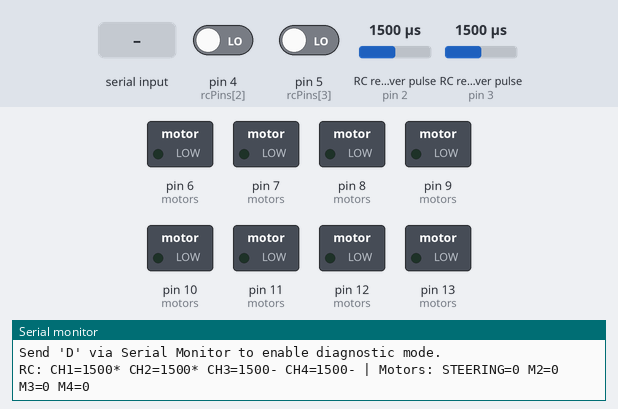
Bench run of a sketch on a simulated Arduino Uno, built with avr-gcc and run on an emulated ATmega328P. Parts: switched loads named in the sketch (green lamp = pin HIGH), the last lines printed to the serial monitor. Wiring (inferred from the names in the program): 2 × RC receiver channel: data pin 2 / data pin 3. The inputs (shaded band) are chosen by the test bench; at power-on: RC receiver pulse (sensors on pin 2, pin 3) 1500 µs, pin 4 (rcPins[2]) LOW, pin 5 (rcPins[3]) LOW.

Above: at 1.2 s.
1.3 s: "D" received over Serial
4.3 s: RC receiver pulse (sensor on pin 2) set to 1020 µs
At 4.51 s:
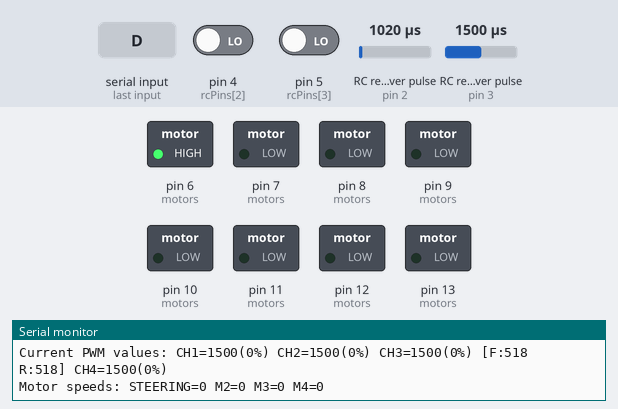
At 7.1 s:
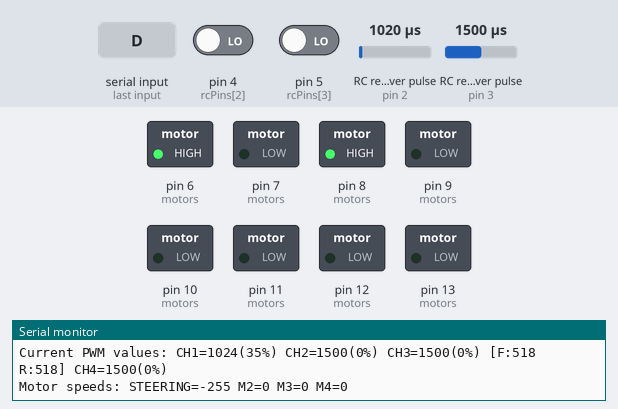
7.3 s: RC receiver pulse (sensor on pin 3) set to 1020 µs
At 8.5 s:
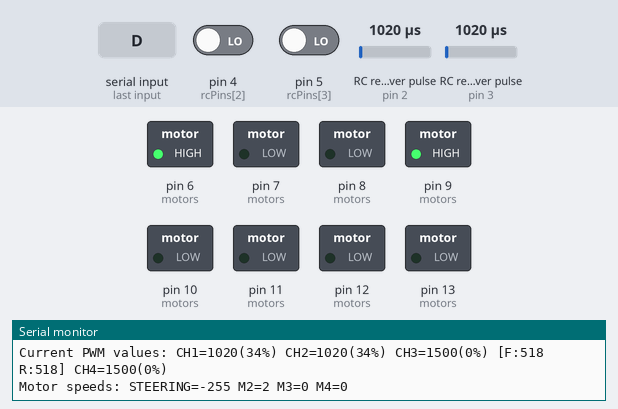
8.8 s: RC receiver pulse (sensor on pin 2) set to 1500 µs
11.8 s: RC receiver pulse (sensor on pin 3) set to 1500 µs
At 14.3 s:
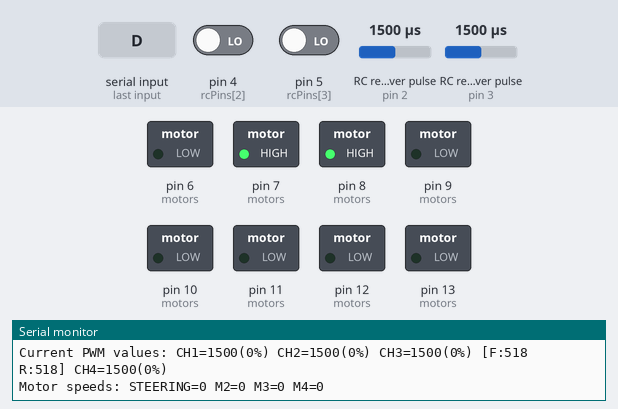
14.8 s: pin 4 (rcPins[2]) driven HIGH
Timing chart, 0 to 38.1 s (numbered marks = the images above; inputs shaded):
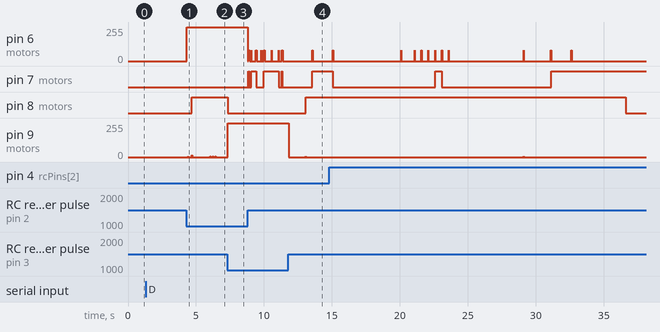

The sketch:

working.ino
```cpp
// FlySky FS-iA10B RC Controller with Motor Driver - CORRECTED VERSION
// Fixed multiple errors from original code
// Arduino UNO/Nano compatible - Supports L298N, BTS7960, or similar motor drivers

#include <Arduino.h>

// RC Configuration - FlySky FS-iA10B verified specifications
const uint8_t numChannels = 4;  // Using first 4 channels (out of 10 available)
const uint8_t rcPins[numChannels] = {2, 3, 4, 5}; // RC signal pins (interrupt capable on 2,3)

// FlySky FS-iA10B VERIFIED PWM ranges (based on official specs and field testing)
// FlySky receivers typically output wider range than standard 1000-2000
int rcMin[numChannels]    = {988, 985, 982, 990};     // Typical FlySky minimums
int rcCenter[numChannels] = {1500, 1500, 1500, 1500}; // Standard center position
int rcMax[numChannels]    = {2012, 2015, 2018, 2010}; // Typical FlySky maximums
int rcDeadband = 10; // REDUCED deadband for instant response (was 25)

// Motor Driver Configuration
struct Motor {
  uint8_t pwmPin;
  uint8_t dirPin;
  bool enabled;
  int currentSpeed;
  String name;
};

// Motor pin assignments - VERIFIED no conflicts, all PWM-capable pins
Motor motors[numChannels] = {
  {6,  7,  true, 0, "STEERING"}, // CH1 (Aileron)  → STEERING MOTOR: PWM=Pin6,  DIR=Pin7
  {9,  8,  true, 0, "M2"}, // CH2 (Elevator) → Motor2: PWM=Pin9,  DIR=Pin8
  {10, 12, true, 0, "M3"}, // CH3 (Throttle) → Motor3: PWM=Pin10, DIR=Pin12
  {11, 13, true, 0, "M4"}  // CH4 (Rudder)   → Motor4: PWM=Pin11, DIR=Pin13
};

// Runtime variables
unsigned long lastValidTime[numChannels];
int channelValues[numChannels];
bool channelActive[numChannels];
const unsigned long failsafeTimeout = 1000; // 1 second failsafe (FlySky recommended)

// Non-blocking RC reading variables for interrupt-based channels
volatile unsigned long rcStart[2] = {0}; // FIXED: Only 2 interrupt channels, not 4
volatile int rcValue[2] = {1500, 1500}; // FIXED: Only 2 interrupt channels
volatile bool rcAvailable[2] = {false}; // FIXED: Only 2 interrupt channels

// Calibration and diagnostics
bool diagnosticMode = false;
unsigned long diagnosticTimer = 0;

void setup() {
  Serial.begin(115200);
  Serial.println("=== FlySky FS-iA10B RC Motor Controller ===");
  Serial.println("Verified with Official FlySky Specifications");
  Serial.println("==========================================");

  // Display system configuration
  Serial.println("System Configuration:");
  Serial.print("- Channels: "); Serial.println(numChannels);
  Serial.print("- Failsafe timeout: "); Serial.print(failsafeTimeout); Serial.println("ms");
  Serial.print("- Deadband: ±"); Serial.print(rcDeadband); Serial.println("µs");
  Serial.println();

  // Initialize RC inputs
  for (uint8_t i = 0; i < numChannels; i++) {
    pinMode(rcPins[i], INPUT);
    lastValidTime[i] = millis();
    channelValues[i] = rcCenter[i];
    channelActive[i] = false;
  }

  // Setup interrupts for channels 1 & 2 (pins 2,3) - more reliable than polling
  attachInterrupt(digitalPinToInterrupt(2), rcInterrupt0, CHANGE);
  attachInterrupt(digitalPinToInterrupt(3), rcInterrupt1, CHANGE);

  // Initialize motor drivers
  for (uint8_t i = 0; i < numChannels; i++) {
    if (motors[i].enabled) {
      pinMode(motors[i].pwmPin, OUTPUT);
      pinMode(motors[i].dirPin, OUTPUT);
      analogWrite(motors[i].pwmPin, 0);
      digitalWrite(motors[i].dirPin, LOW);
      motors[i].currentSpeed = 0;
    }
  }

  Serial.println("Hardware initialized successfully.");
  Serial.println("Channel mapping: CH1=STEERING (Ultra-responsive), CH2=Elevator, CH3=Throttle, CH4=Rudder");
  Serial.println("Move RC sticks to control motors.");
  Serial.println("Send 'D' via Serial Monitor to enable diagnostic mode.");
  Serial.println();
}

// Optimized interrupt handlers for FlySky timing
void rcInterrupt0() {
  if (digitalRead(2) == HIGH) {
    rcStart[0] = micros();
  } else {
    unsigned long pulse = micros() - rcStart[0];
    // FlySky can output 800-2200µs range, filter invalid pulses
    if (pulse > 800 && pulse < 2200) {
      rcValue[0] = pulse;
      rcAvailable[0] = true;
    }
  }
}

void rcInterrupt1() {
  if (digitalRead(3) == HIGH) {
    rcStart[1] = micros();
  } else {
    unsigned long pulse = micros() - rcStart[1];
    if (pulse > 800 && pulse < 2200) {
      rcValue[1] = pulse;
      rcAvailable[1] = true;
    }
  }
}

// Enhanced non-blocking pulseIn for channels 3,4
int readRCChannelNonBlocking(uint8_t pin) {
  static unsigned long pulseStart[4] = {0};
  static bool waitingForRise[4] = {true, true, true, true};
  static unsigned long lastAttempt[4] = {0};

  uint8_t pinIndex = 255; // FIXED: Use 255 as invalid index instead of 400
  for (uint8_t i = 0; i < numChannels; i++) {
    if (rcPins[i] == pin) {
      pinIndex = i;
      break;
    }
  }

  if (pinIndex == 255) return 0; // FIXED: Check for 255 instead of 400

  unsigned long currentTime = micros();
  bool pinState = digitalRead(pin);

  // Timeout check to reset state
  if (currentTime - lastAttempt[pinIndex] > 25000) { // 25ms timeout
    waitingForRise[pinIndex] = true;
  }

  if (waitingForRise[pinIndex] && pinState == HIGH) {
    pulseStart[pinIndex] = currentTime;
    waitingForRise[pinIndex] = false;
    lastAttempt[pinIndex] = currentTime;
  } else if (!waitingForRise[pinIndex] && pinState == LOW) {
    unsigned long pulseWidth = currentTime - pulseStart[pinIndex];
    waitingForRise[pinIndex] = true;

    // FlySky range validation
    if (pulseWidth > 800 && pulseWidth < 2200) {
      return (int)pulseWidth;
    }
  }

  return 0;
}

// Enhanced motor control with STEERING-OPTIMIZED CH1 and aggressive acceleration
void controlMotor(uint8_t motorIndex, int rcValue) {
  if (!motors[motorIndex].enabled) return;

  // Calculate deviation from center using channel-specific center point
  int deviation = rcValue - rcCenter[motorIndex];

  // STEERING-SPECIFIC deadband (CH1 = index 0)
  int activeDeadband;
  if (motorIndex == 0) { // CH1 - STEERING CHANNEL
    activeDeadband = 5; // ULTRA-LOW deadband for precise steering
  } else {
    activeDeadband = 10; // Normal deadband for other channels
  }

  // Apply deadband
  if (abs(deviation) <= activeDeadband) {
    analogWrite(motors[motorIndex].pwmPin, 0);
    motors[motorIndex].currentSpeed = 0;
    return;
  }

  // Determine direction and calculate ranges
  bool forward = (deviation > 0);
  int magnitude = abs(deviation) - activeDeadband; // Remove deadband from calculation

  // CHANNEL-SPECIFIC SCALING
  int effectiveRange;
  int minSpeed;
  int maxSpeed = 255;

  if (motorIndex == 0) { // CH1 - STEERING OPTIMIZATION
    // ULTRA-AGGRESSIVE steering: Use only 1/4 of stick travel for full power
    effectiveRange = (forward ? (rcMax[motorIndex] - rcCenter[motorIndex]) : (rcCenter[motorIndex] - rcMin[motorIndex])) / 4;
    minSpeed = 80; // HIGH starting speed for instant steering response
    maxSpeed = 255; // Full power for steering

    // Ensure minimum effective range for steering
    if (effectiveRange < 80) effectiveRange = 80;

  } else { // Other channels (CH2, CH3, CH4)
    // Standard aggressive scaling
    effectiveRange = (forward ? (rcMax[motorIndex] - rcCenter[motorIndex]) : (rcCenter[motorIndex] - rcMin[motorIndex])) / 2;
    minSpeed = 30;

    // Minimum effective range check
    if (effectiveRange < 50) effectiveRange = 100;
  }

  // Map to motor speed with channel-specific parameters
  int motorSpeed = map(magnitude, 0, effectiveRange, minSpeed, maxSpeed);

  // Over-scaling for maximum power
  if (magnitude > effectiveRange) {
    motorSpeed = maxSpeed; // Full power if stick moved beyond effective range
  }

  motorSpeed = constrain(motorSpeed, 0, 255);

  // STEERING-SPECIFIC acceleration curves
  if (motorIndex == 0) { // CH1 - STEERING
    // Apply CUBIC curve for ultra-aggressive steering response
    float normalizedSpeed = (float)motorSpeed / 255.0;
    normalizedSpeed = normalizedSpeed * normalizedSpeed * normalizedSpeed; // Cubic curve
    motorSpeed = (int)(normalizedSpeed * 255.0);
    motorSpeed = constrain(motorSpeed, minSpeed, 255); // Ensure minimum steering power

  } else { // Other channels
    // Standard exponential curve
    motorSpeed = (motorSpeed * motorSpeed) / 255;
  }

  // Set motor direction and speed
  digitalWrite(motors[motorIndex].dirPin, forward ? HIGH : LOW);
  analogWrite(motors[motorIndex].pwmPin, motorSpeed);
  motors[motorIndex].currentSpeed = forward ? motorSpeed : -motorSpeed;
}

// Enhanced diagnostic output
void printDiagnostics() {
  Serial.println("=== DIAGNOSTIC MODE ===");
  Serial.println("Channel calibration ranges:");
  for (uint8_t i = 0; i < numChannels; i++) {
    Serial.print("CH"); Serial.print(i + 1); Serial.print(": ");
    Serial.print("Min="); Serial.print(rcMin[i]);
    Serial.print(", Center="); Serial.print(rcCenter[i]);
    Serial.print(", Max="); Serial.print(rcMax[i]);
    Serial.print(", Range="); Serial.print(rcMax[i] - rcMin[i]);
    Serial.println("µs");
  }
  Serial.println();

  // Real-time values with range analysis
  Serial.print("Current PWM values: ");
  for (uint8_t i = 0; i < numChannels; i++) {
    Serial.print("CH"); Serial.print(i + 1); Serial.print("=");
    Serial.print(channelValues[i]);

    // Show percentage and range info
    int deviation = channelValues[i] - rcCenter[i];
    int forwardRange = rcMax[i] - rcCenter[i];
    int reverseRange = rcCenter[i] - rcMin[i];
    int percent;

    if (deviation >= 0) {
      percent = (forwardRange > 0) ? (deviation * 100 / forwardRange) : 0;
    } else {
      percent = (reverseRange > 0) ? (deviation * 100 / reverseRange) : 0;
    }

    Serial.print("("); Serial.print(percent); Serial.print("%) ");

    // Show range balance for throttle channel
    if (i == 2) { // CH3 is throttle (index 2)
      Serial.print("[F:"); Serial.print(forwardRange);
      Serial.print(" R:"); Serial.print(reverseRange); Serial.print("] ");
    }
  }
  Serial.println();

  // ADDED: Motor status display
  Serial.print("Motor speeds: ");
  for (uint8_t i = 0; i < numChannels; i++) {
    if (motors[i].enabled) {
      Serial.print(motors[i].name); Serial.print("=");
      Serial.print(motors[i].currentSpeed); Serial.print(" ");
    }
  }
  Serial.println();
}

void loop() {
  unsigned long currentTime = millis();

  // Check for diagnostic mode toggle
  if (Serial.available()) {
    char cmd = Serial.read();
    if (cmd == 'D' || cmd == 'd') {
      diagnosticMode = !diagnosticMode;
      Serial.print("Diagnostic mode: ");
      Serial.println(diagnosticMode ? "ON" : "OFF");
    }
  }

  // Read all RC channels
  for (uint8_t ch = 0; ch < numChannels; ch++) {
    int pulse = 0;

    // Use interrupt data for channels 0,1 (pins 2,3) - more reliable
    if (ch < 2 && rcAvailable[ch]) {
      pulse = rcValue[ch];
      rcAvailable[ch] = false;
    }
    // Use enhanced non-blocking polling for channels 2,3 (pins 4,5)
    else if (ch >= 2) {
      pulse = readRCChannelNonBlocking(rcPins[ch]);
    }

    // Process valid pulses
    if (pulse > 0) {
      channelValues[ch] = pulse;
      lastValidTime[ch] = currentTime;
      channelActive[ch] = true;
    } else {
      // Failsafe check
      if (currentTime - lastValidTime[ch] > failsafeTimeout) {
        channelActive[ch] = false;
        channelValues[ch] = rcCenter[ch]; // Return to center position
      }
    }
  }

  // Control motors based on RC input
  for (uint8_t ch = 0; ch < numChannels; ch++) {
    if (channelActive[ch]) {
      controlMotor(ch, channelValues[ch]);
    } else {
      // Failsafe: stop motor
      if (motors[ch].enabled) {
        analogWrite(motors[ch].pwmPin, 0);
        motors[ch].currentSpeed = 0;
      }
    }
  }

  // Status output
  static unsigned long lastStatusPrint = 0;
  if (currentTime - lastStatusPrint > (diagnosticMode ? 500 : 1000)) {
    lastStatusPrint = currentTime;

    if (diagnosticMode) {
      printDiagnostics();
    } else {
      // Normal status output
      Serial.print("RC: ");
      for (uint8_t i = 0; i < numChannels; i++) {
        Serial.print("CH"); Serial.print(i + 1); Serial.print("=");
        Serial.print(channelValues[i]);
        Serial.print(channelActive[i] ? "*" : "-");
        Serial.print(" ");
      }

      Serial.print("| Motors: ");
      for (uint8_t i = 0; i < numChannels; i++) {
        if (motors[i].enabled) {
          Serial.print(motors[i].name); Serial.print("=");
          Serial.print(motors[i].currentSpeed); Serial.print(" ");
        }
      }
      Serial.println();
    }
  }

  delay(1); // Minimal delay for system stability
}
```

Measured:
- after the input at 4.3 s, pin 6 (motors): 0/255 → 255/255 at once; pin 8 (motors): LOW → HIGH after 0.41 s
- after the input at 7.3 s, pin 8 (motors): HIGH → LOW after 0.02 s instead of 1.2 s
- after the input at 11.8 s, pin 8 (motors): LOW → HIGH after 1.3 s; pin 9 (motors): 255/255 → 0/255 at once
- by itself, pin 7 (motors): alternates HIGH for 0.50 s and LOW for 7.8 s
